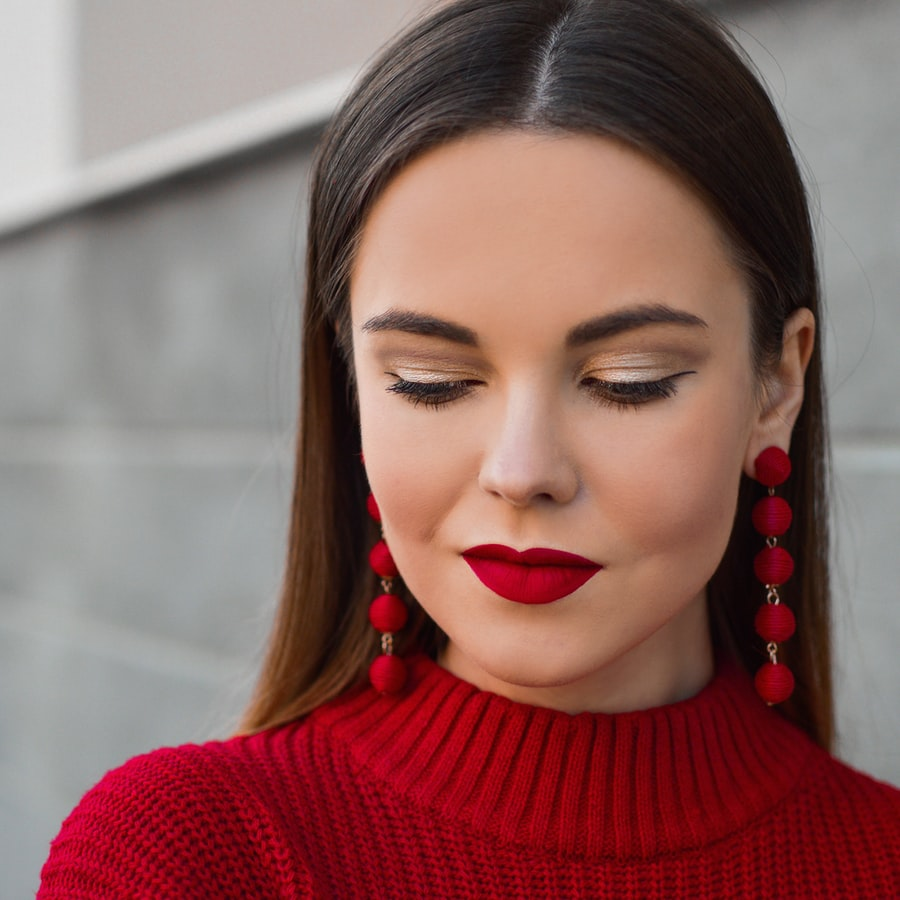
#> input picture images/bg1.jpg, 900 x 900 px
$ python -i utils.py   (imports and definitions only)
#> lines starting #> are read from the running program, lines starting #| are printed output that depends on the picture; after the words box and inside, x2 and y2 are one past the last pixel; in counts of white or black regions, pixels touching at a corner belong together
#> further down, picture is the input picture: shape (900, 900, 3); mean B, G, R 95.1, 98.9, 138.2
import cv2
import numpy as np
from mediapipe.python.solutions.face_detection import FaceDetection
from mediapipe.python.solutions.face_mesh import FaceMesh

upper_lip = [61, 185, 40, 39, 37, 0, 267, 269, 270, 408, 415, 272, 271, 268, 12, 38, 41, 42, 191, 78, 76]
lower_lip = [61, 146, 91, 181, 84, 17, 314, 405, 320, 307, 308, 324, 318, 402, 317, 14, 87, 178, 88, 95]
cheeks = [425, 205]


# [87 lines left out: functions detect_landmarks, normalize_landmarks, plot_landmarks, apply_makeup, lip_mask, blush_mask, not called in this run]


def mask_skin(src: np.ndarray):
    """
    Given a source image of a person (face image)
    returns a mask that can be identified as the skin
    """
    lower = np.array([0, 133, 77], dtype='uint8')  # The lower bound of skin color
    upper = np.array([255, 173, 127], dtype='uint8')  # Upper bound of skin color
    dst = cv2.cvtColor(src, cv2.COLOR_BGR2YCR_CB)  # Convert to YCR_CB
#> dst: shape (900, 900, 3); mean of channels 0, 1, 2 110.2, 147.9, 119.5
    skin_mask = cv2.inRange(dst, lower, upper)  # Get the skin
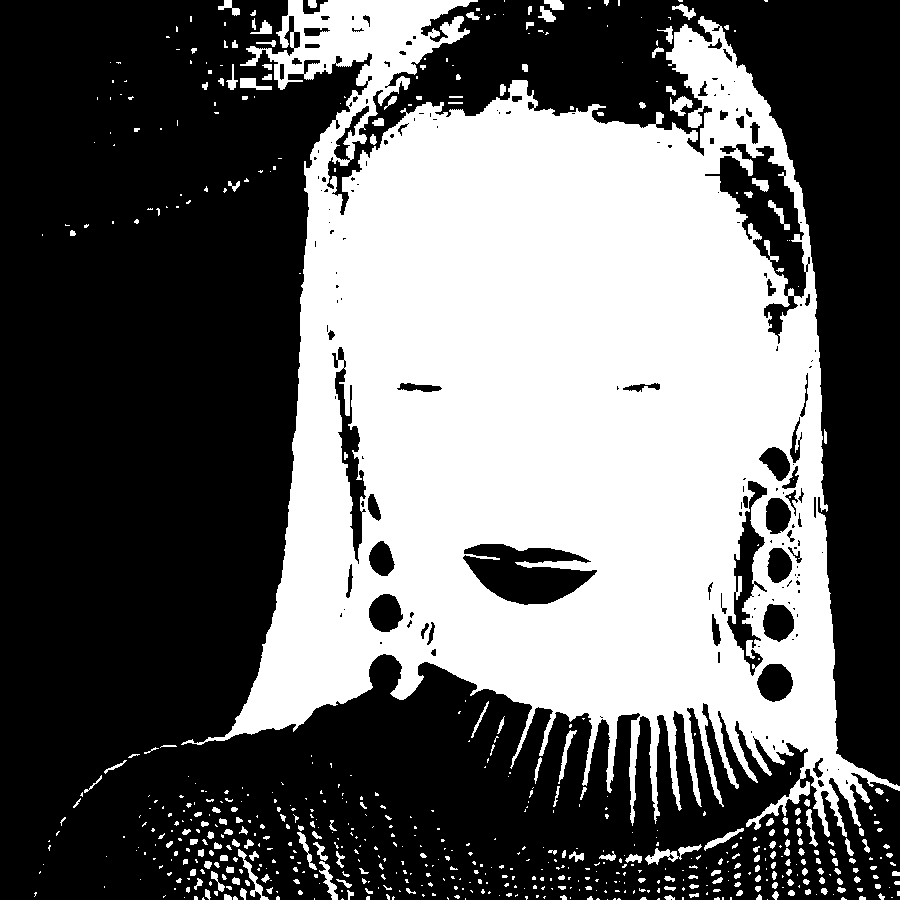
#> skin_mask: shape (900, 900); 40.4% white; 635 white regions (432 under 20 px), largest, box (x1, y1, x2, y2) and area: (181, 0, 900, 837) 313919, (645, 844, 702, 865) 380, (238, 849, 269, 900) 300
    kernel = cv2.getStructuringElement(cv2.MORPH_RECT, (5, 5))
    skin_mask = cv2.dilate(skin_mask, kernel, iterations=2)[..., np.newaxis]  # Dilate to fill in blobs
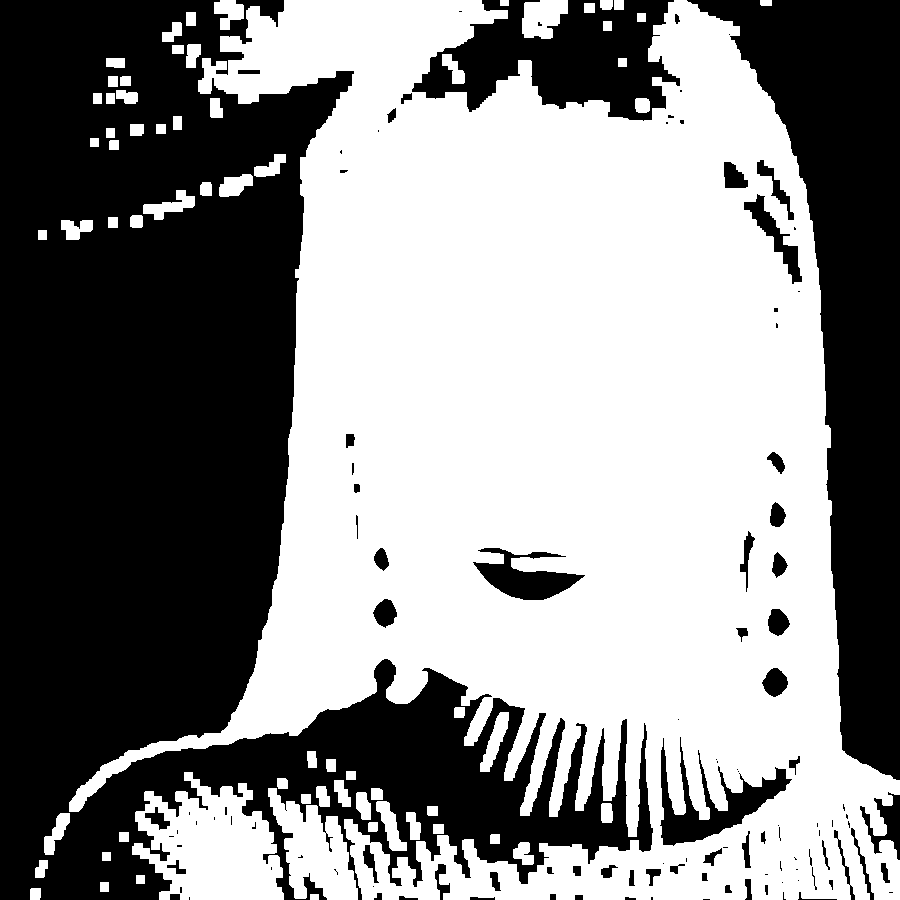
#> skin_mask: shape (900, 900, 1); 54.1% white; 115 black regions (54 under 20 px), largest, box (x1, y1, x2, y2) and area: (0, 0, 653, 900) 269297, (687, 0, 900, 780) 67167, (412, 0, 680, 121) 17974

    if skin_mask.ndim != 3:
        skin_mask = np.expand_dims(skin_mask, axis=-1)
    return (skin_mask / 255).astype("uint8")  # A binary mask containing only 1s and 0s


# [72 lines left out: functions face_mask, clicked_at, vignette, face_bbox, gamma_correction, not called in this run]

>>> import cv2
>>> picture = cv2.imread('images/bg1.jpg')
>>> result = mask_skin(picture)

$ run again, on images/bg2.jpg
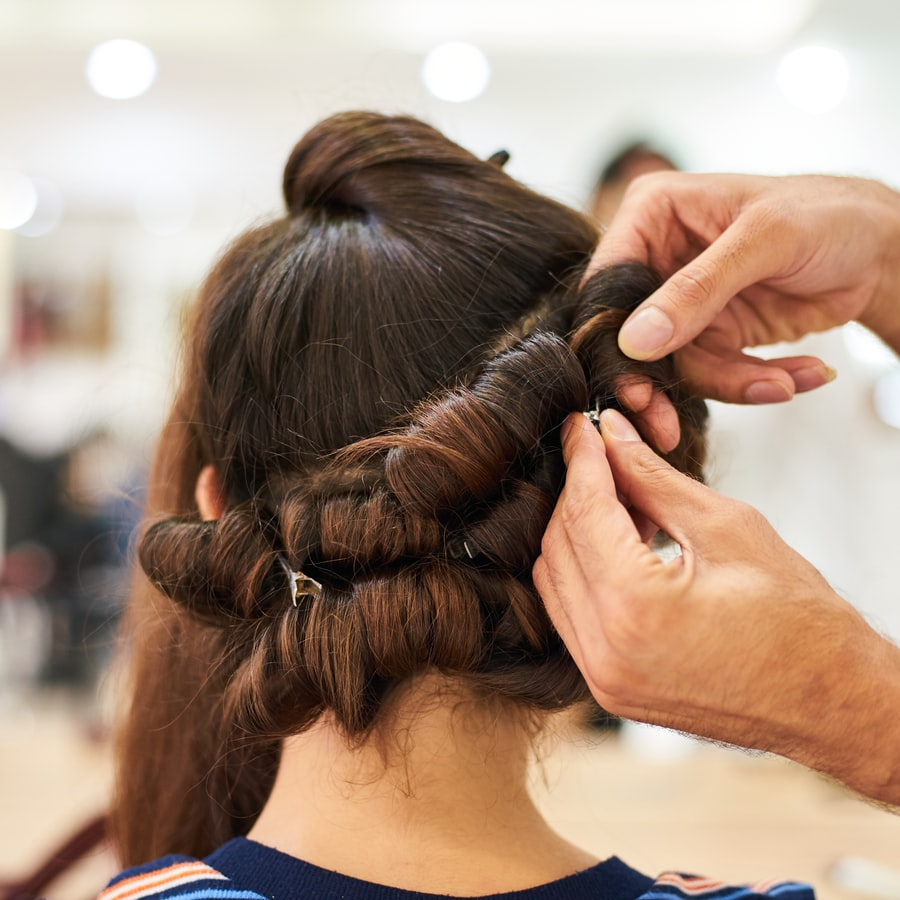
#> input picture images/bg2.jpg, 900 x 900 px
#> picture is the input picture: shape (900, 900, 3); mean B, G, R 124.7, 141.7, 166.1
#> dst: shape (900, 900, 3); mean of channels 0, 1, 2 147.1, 141.6, 115.4
#> in mask_skin, `skin_mask = cv2.inRange(dst, lower, upper)`:
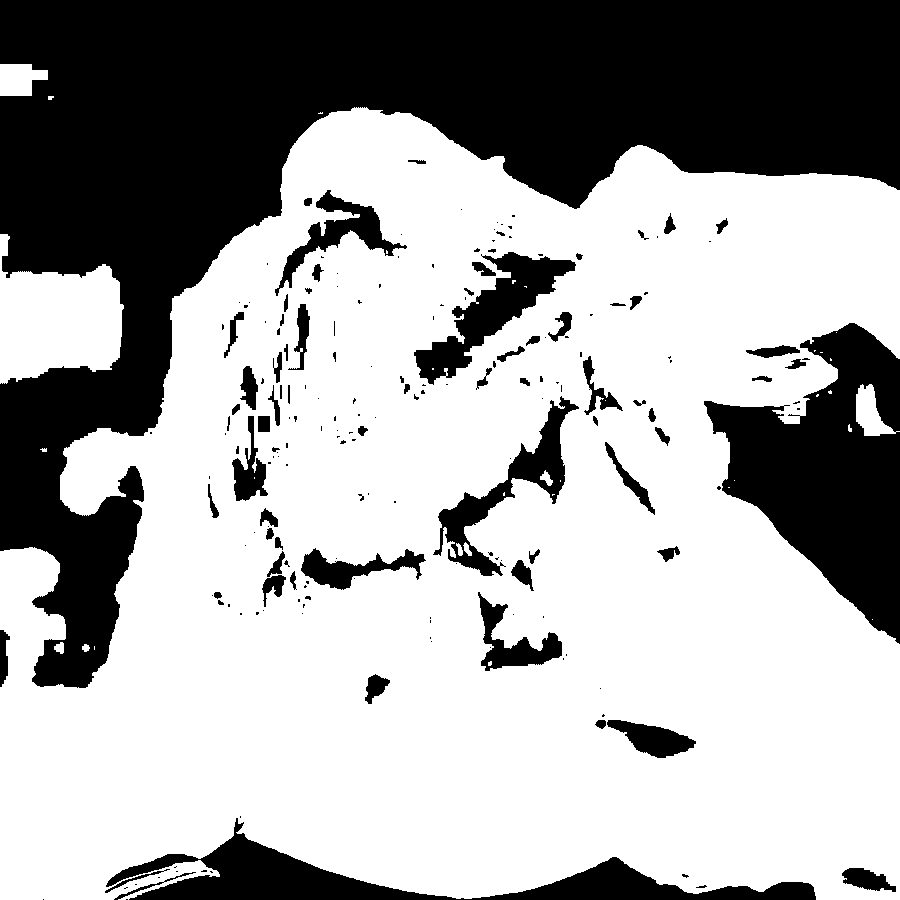
#> skin_mask: shape (900, 900); 64.6% white; 199 black regions (123 under 20 px), largest, box (x1, y1, x2, y2) and area: (0, 0, 900, 688) 206310, (704, 323, 900, 644) 32240, (106, 818, 816, 900) 15370
#> in mask_skin, `skin_mask = cv2.dilate(skin_mask, kernel, iterations=2)[..., np.newaxis]`:
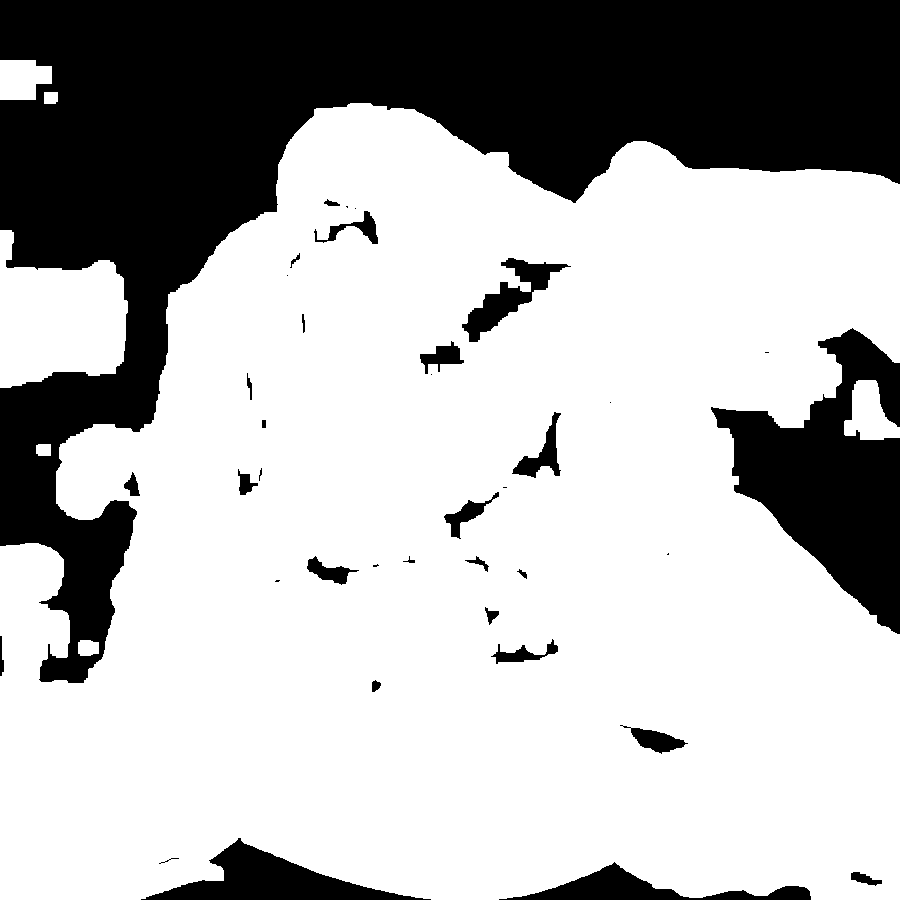
#> skin_mask: shape (900, 900, 1); 70.3% white; 38 black regions (11 under 20 px), largest, box (x1, y1, x2, y2) and area: (0, 0, 900, 683) 193460, (711, 328, 900, 634) 27370, (141, 838, 431, 900) 6766
